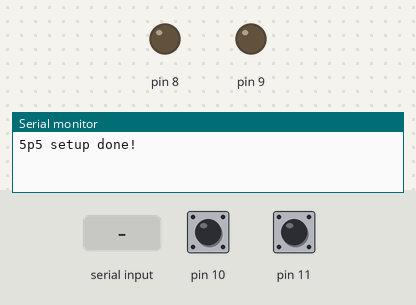
The sketch below on a simulated Arduino Uno, built with avr-gcc and run on an emulated ATmega328P. Parts: output pins drawn as LEDs (lit = HIGH), the last lines printed to the serial monitor. Dashed ring = blinking. Inputs (shaded band) come from the test bench; at power-on: pin 10 HIGH, pin 11 HIGH.

Above: at 1.2 s.
1.3 s: "3" received over Serial
At 1.37 s:
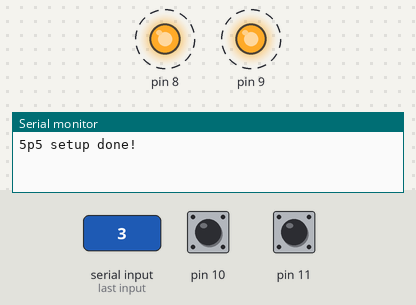
4.3 s: pin 10 pulled LOW for 0.15 s
At 5.5 s:
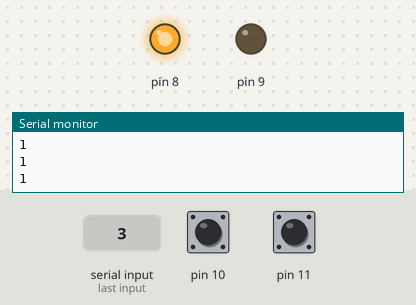
5.9 s: "0" received over Serial
At 6.8 s:
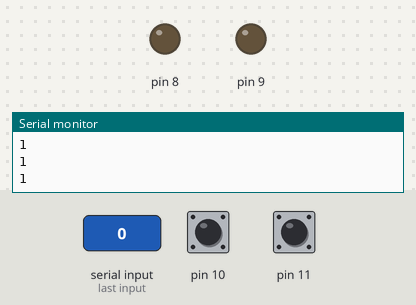
7.4 s: pin 11 pulled LOW for 0.15 s
At 7.9 s:
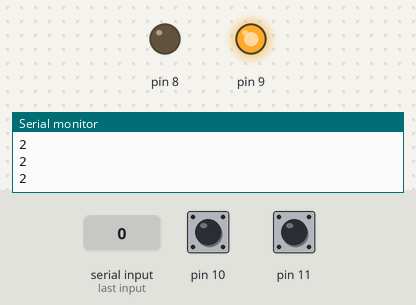
Timing chart, 0 to 10.0 s (numbered marks = the images above; inputs shaded):
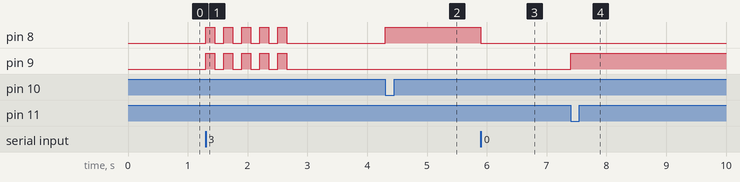

The sketch:

button_hw_serial.ino
```cpp
//bez interruptov lebo som chuj a nekukol som si dopredu že iba piny 2 a 3 sú interruptové...
//nevadí, šak aj tak to moc nespraví rozdíl

int button1State = 0;
int button2State = 0;
int button1Lit = 0;
int button2Lit = 0;
int buttonReset = 0;
char serialChar = '.';

void setup() {
  Serial.begin(9600);
  pinMode(8, OUTPUT);
  pinMode(9, OUTPUT);

  pinMode(10, INPUT_PULLUP);
  pinMode(11, INPUT_PULLUP);

  Serial.println("5p5 setup done!");
}

void loop() {
  button1State = digitalRead(10);
  button2State = digitalRead(11);

  if (!button1State && !button2Lit && !button1Lit){
    button1Lit = 1;
    Serial.println("1");
    digitalWrite(8, 1);
  }

  if (!button2State && !button1Lit && !button2Lit){
    button2Lit = 1;
    Serial.println("2");
    digitalWrite(9, 1);
  }

  if (!button1State){
    Serial.println("1");
  }

  if (!button2State){
    Serial.println("2");
  }

  serialChar = Serial.read();
  if (serialChar == '0'){
    digitalWrite(8, 0);
    digitalWrite(9, 0);
    button1Lit = 0;
    button2Lit = 0;
  }
  else if (serialChar == '3'){
    digitalWrite(8, 1);
    digitalWrite(9, 1);
    delay(150);
    digitalWrite(8, 0);
    digitalWrite(9, 0);
    delay(150);
    digitalWrite(8, 1);
    digitalWrite(9, 1);
    delay(150);
    digitalWrite(8, 0);
    digitalWrite(9, 0);
    delay(150);
    digitalWrite(8, 1);
    digitalWrite(9, 1);
    delay(150);
    digitalWrite(8, 0);
    digitalWrite(9, 0);
    delay(150);
    digitalWrite(8, 1);
    digitalWrite(9, 1);
    delay(150);
    digitalWrite(8, 0);
    digitalWrite(9, 0);
    delay(150);
    digitalWrite(8, 1);
    digitalWrite(9, 1);
    delay(150);
    digitalWrite(8, 0);
    digitalWrite(9, 0);
    delay(150);
    digitalWrite(8, button1Lit);
    digitalWrite(9, button2Lit);
  }
}
```

Measured:
- after the input at 1.3 s, pin 8, pin 9: alternates HIGH for 0.15 s and LOW for 0.15 s, 10 changes in all, then stays LOW, starting at once
- after the input at 4.3 s, pin 8: LOW → HIGH at once
- after the input at 5.9 s, pin 8: HIGH → LOW at once
- after the input at 7.4 s, pin 9: LOW → HIGH at once
